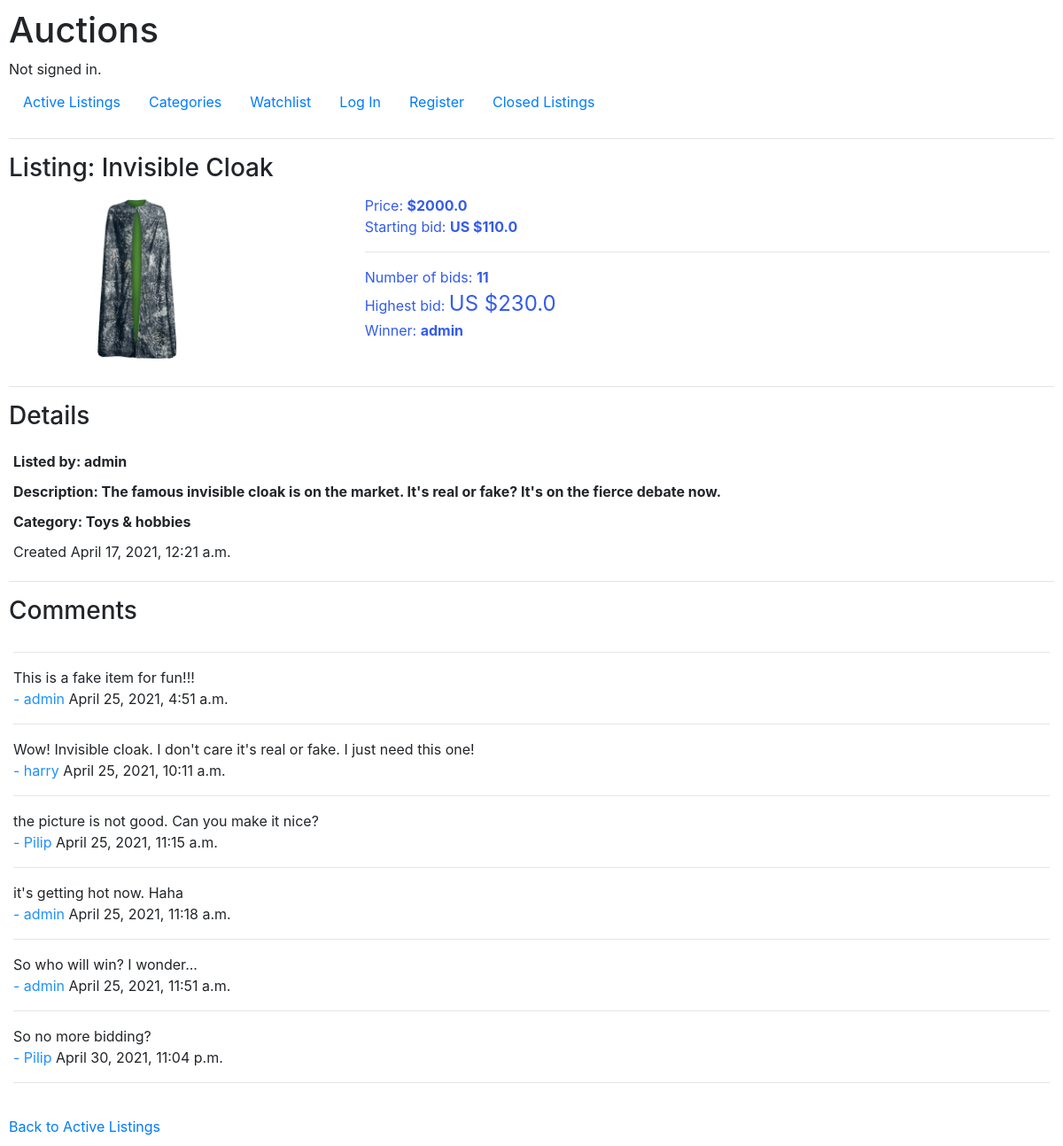
The app's page /closed_listing_page/1, older data.
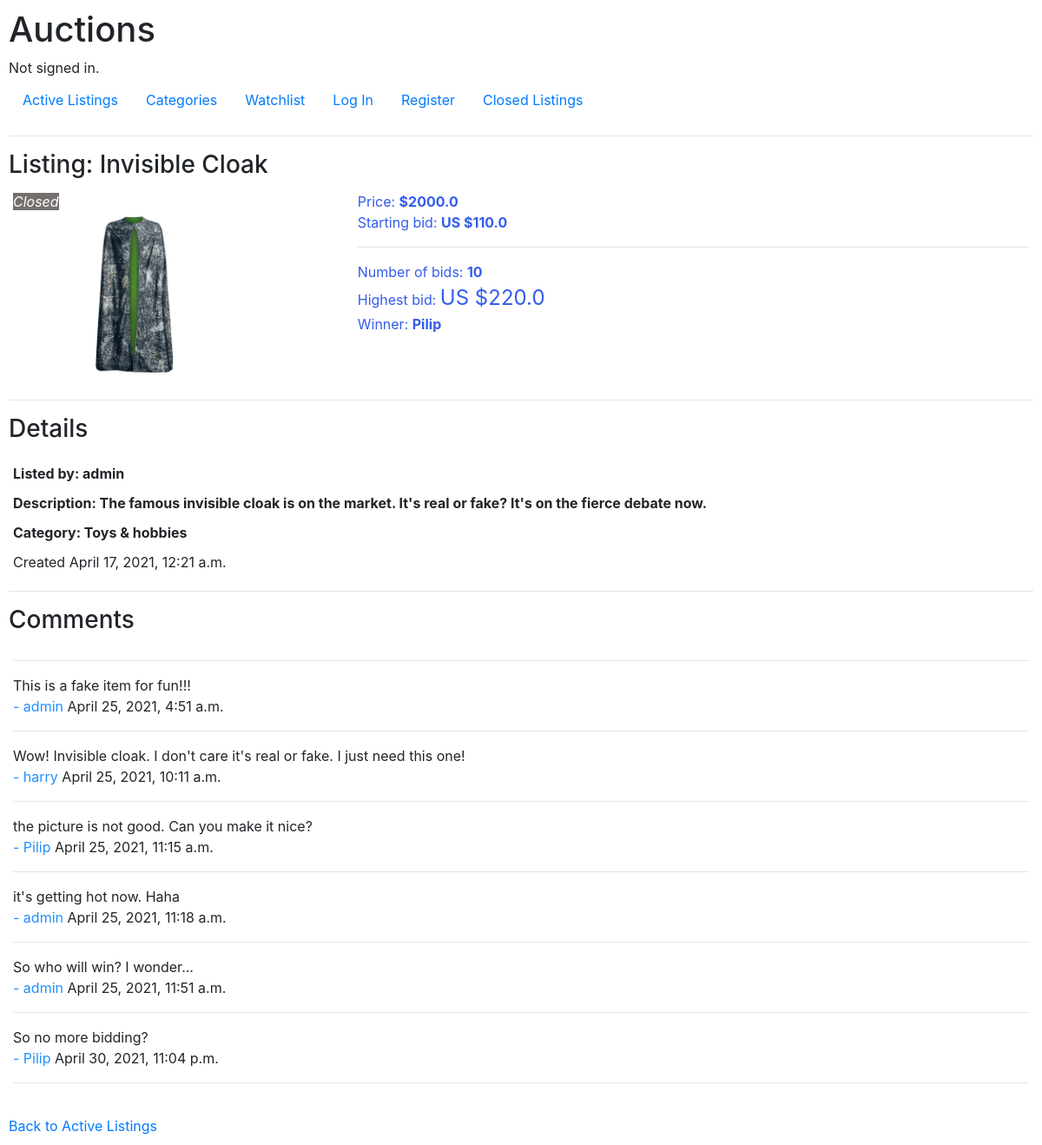
The same page, newer data.
### auctions/models.py (models this page shows)
class Bid(models.Model):
    bidder = models.ForeignKey(User, on_delete=models.CASCADE, related_name="bidder")
    item = models.ForeignKey(Listing, on_delete=models.CASCADE, related_name="bidding_item")
    price = models.DecimalField(max_digits=7, decimal_places=1)
    bidding_datetime = models.DateTimeField(auto_now_add=True, blank=False)

class User(AbstractUser):
    pass

### auctions/views.py (the view)
# urls.py: path("closed_listing_page/<int:listing_id>", views.closed_listing_page, name="closed_listing_page"),
def closed_listing_page(request, listing_id):
    listing = Listing.objects.get(pk=listing_id)
    number_of_bids = Bid.objects.filter(item=listing).count()
    highest_bid = Bid.objects.filter(item=listing).order_by('-price').first()
    if number_of_bids == 0:
        winner_username = "No bidding :("
    else:
        winner_username = highest_bid.bidder.username
    comments = Comment.objects.filter(item=listing)
    return render(request, "auctions/closed_listing_page.html", {
        "listing": listing,
        "number_of_bids": number_of_bids,
        "highest_bid": highest_bid,
        "winner_username": winner_username,
        "comments": comments,
        "watchlist_count": utils.get_watchlist_count(request)
    })

### auctions/utils.py (called while the page is built)
def get_watchlist_count(request):
    listing = Listing.objects.filter(active_listing="YES")
    if request.user.is_authenticated:
        user = User.objects.get(pk=request.user.id)
        watchlist_count = Watchlist.objects.filter(watcher=user.id).count()
    else:
        watchlist_count = 0
    return str(watchlist_count)

### auctions/templates/auctions/closed_listing_page.html (shortened to what this page needs)
{% extends 'auctions/layout.html' %}
{% block body %}
    <h3>Listing: {{listing.title}}</h3>
    <div class="listing-page">
        <div class="img-in-listing">
            <ul>
                {% if listing.active_listing == "NO" %}
                <span class="watchlist">Closed</span>
                {% endif %}
                {% if listing.photo %}
                    <li><img src="{{listing.photo.url}}"></li>
                {% else %}
                    <li><img alt="No Image yet!"></li>
                {% endif %}
            </ul>
        </div>
        <div class='auction-winner'>
            <ul>
                <li>Price: <strong>${{listing.price}}</strong></li>
                <li>Starting bid: <strong>US ${{listing.starting_bid}}</strong></li>
                <hr>
                <li>Number of bids: <strong>{{number_of_bids}}</strong></li>
                <li>Highest bid: <span class="price">US ${{highest_bid.price}}</span><br> </li>
                <li>Winner: <strong>{{winner_username}}</strong></li>
            </ul>
        </div>
    </div>
    <div>
        <hr>
        <h3>Details</h3>
        <ul>
            <li class="listing-item">Listed by: {{listing.listed_by}}</li>
            <li class="listing-item">Description: {{listing.description}}</li>
            <li class="listing-item">Category: {{listing.get_category_display}}</li>
            <li class="listing-datetime">Created {{listing.listing_datetime}}</li>
        </ul>
    </div>
    <div>
        <hr><h3>Comments</h3>
        <ul>
            <hr>
            {% for comment in comments %}
                <li>{{comment.comment}}</li>
                <li><span class='author'>- {{comment.author}}</span> {{comment.created_date}}</li>
                <hr>
            {% empty %}
                <li>No comment.</li>
            {% endfor %}
        </ul>
    </div>
    <div>
        <a href="{% url 'index' %}">Back to Active Listings</a>
    </div>
{% endblock %}

Row changes from the older to the newer data that the page shows:
removed Bid: price "230.0"
no longer on this page (row edited): User: username "admin"
changed Listing "Invisible Cloak": active_listing "YES" → "NO" (drawn)
now on this page (row unchanged): Bid: price "220.0"
now on this page (row edited): User: username "Pilip"
Text that changed along with them:
{{ number_of_bids }}: "11" → "10"
text now shown: "Closed"
